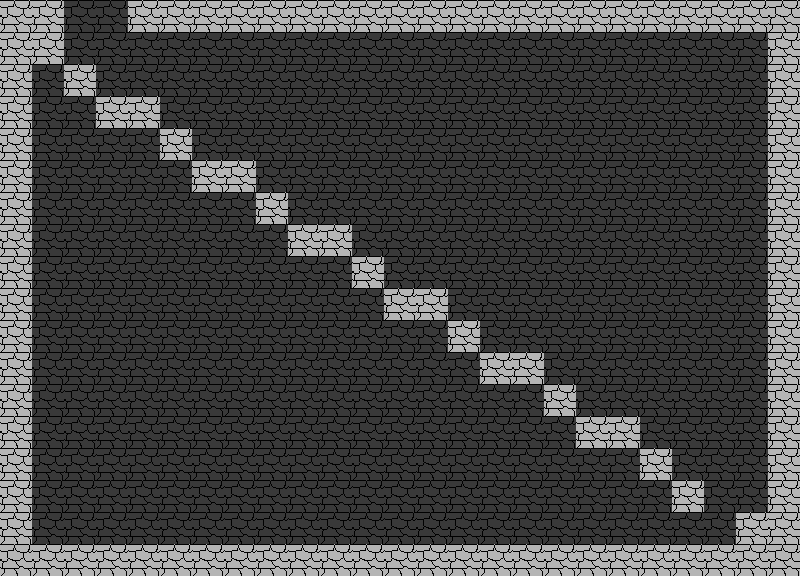

Below is a game level as drawn by its tile map, then a one-line description and the .tmx file that defines it, in full:
An orthogonal 25x18 tile map with 32x32 px tiles, 1 tile layer (floor) and 6 objects (3x door, 2x enemy, player).

<map version="1.10" tiledversion="1.11.2" orientation="orthogonal" renderorder="right-down" width="25" height="18" tilewidth="32" tileheight="32" infinite="0" nextlayerid="3" nextobjectid="7">
 <tileset firstgid="1" source="placeholder.tsx" />
 <layer id="1" name="floor" width="25" height="18">
  <data encoding="csv">
2,2,1,1,2,2,2,2,2,2,2,2,2,2,2,2,2,2,2,2,2,2,2,2,2,
2,2,1,1,1,1,1,1,1,1,1,1,1,1,1,1,1,1,1,1,1,1,1,1,2,
2,1,2,1,1,1,1,1,1,1,1,1,1,1,1,1,1,1,1,1,1,1,1,1,2,
2,1,1,2,2,1,1,1,1,1,1,1,1,1,1,1,1,1,1,1,1,1,1,1,2,
2,1,1,1,1,2,1,1,1,1,1,1,1,1,1,1,1,1,1,1,1,1,1,1,2,
2,1,1,1,1,1,2,2,1,1,1,1,1,1,1,1,1,1,1,1,1,1,1,1,2,
2,1,1,1,1,1,1,1,2,1,1,1,1,1,1,1,1,1,1,1,1,1,1,1,2,
2,1,1,1,1,1,1,1,1,2,2,1,1,1,1,1,1,1,1,1,1,1,1,1,2,
2,1,1,1,1,1,1,1,1,1,1,2,1,1,1,1,1,1,1,1,1,1,1,1,2,
2,1,1,1,1,1,1,1,1,1,1,1,2,2,1,1,1,1,1,1,1,1,1,1,2,
2,1,1,1,1,1,1,1,1,1,1,1,1,1,2,1,1,1,1,1,1,1,1,1,2,
2,1,1,1,1,1,1,1,1,1,1,1,1,1,1,2,2,1,1,1,1,1,1,1,2,
2,1,1,1,1,1,1,1,1,1,1,1,1,1,1,1,1,2,1,1,1,1,1,1,2,
2,1,1,1,1,1,1,1,1,1,1,1,1,1,1,1,1,1,2,2,1,1,1,1,2,
2,1,1,1,1,1,1,1,1,1,1,1,1,1,1,1,1,1,1,1,2,1,1,1,2,
2,1,1,1,1,1,1,1,1,1,1,1,1,1,1,1,1,1,1,1,1,2,1,1,2,
2,1,1,1,1,1,1,1,1,1,1,1,1,1,1,1,1,1,1,1,1,1,1,2,2,
2,2,2,2,2,2,2,2,2,2,2,2,2,2,2,2,2,2,2,2,2,2,2,2,2
</data>
 </layer>
 <objectgroup id="2" name="objects">
  <object id="1" type="door" gid="3" x="64" y="32" width="32" height="32" />
  <object id="2" type="door" gid="3" x="96" y="32" width="32" height="32" />
  <object id="3" type="enemy" gid="5" x="736" y="64" width="32" height="32" />
  <object id="4" type="enemy" gid="5" x="32" y="96" width="32" height="32" />
  <object id="5" type="player" gid="4" x="32" y="544" width="32" height="32" />
  <object id="6" type="door" gid="3" x="32" y="576" width="32" height="32" />
 </objectgroup>
</map>
